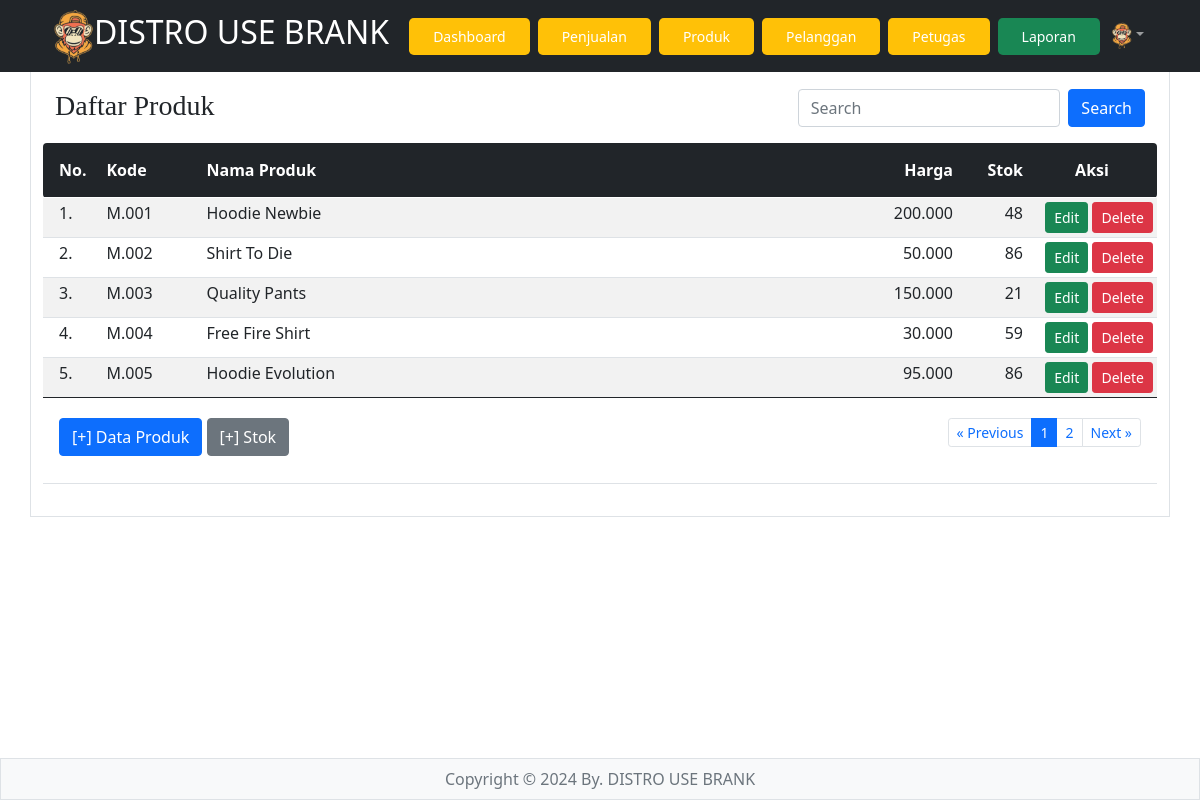
The app's page /produk (signed in) with its own data.
### tables this page shows
CREATE TABLE `produk` (
  `id_produk` int(11) NOT NULL,
  `kode_produk` varchar(15) DEFAULT NULL,
  `nama_produk` varchar(50) DEFAULT NULL,
  `harga` int(11) DEFAULT NULL,
  `stok` int(11) DEFAULT NULL
);

### produk/index.php (the view, shortened to what this page needs)
<?php
if(!isset($_SESSION['username'])&&!isset($_SESSION['password'])){
?>
<meta http-equiv="refresh" content="0;url=../login.php">
<?php
}else{
?>
<html>
<!DOCTYPE html>
<html lang="en">
<head>
    <link rel="stylesheet" href="../bootstrap/css/bootstrap.min.css" />
</head>
<body>
<?php include "../header.php" ?>
<main class="container border py-3">
<br><br><br>
<div class="container">
	<div class="row">
			<div class="col-sm-8"><h3 style="font-family: papyrus;">Daftar Produk</h3></div>
			<div class="col-sm-4">
					<form class="d-flex" method="GET" action="">
        	<input class="form-control me-2" type="text" placeholder="Search" name="np">
        	<button class="btn btn-primary" type="submit">Search</button>
      </form>
			</div>
	</div>
</div>
<table class="table table-hover table-striped table-sm">
	<thead class="bg-dark text-white">
		<tr>
			<th class="p-3 rounded-start" width="55px">No.</th>
			<th class="py-3" width="100px">Kode</th>
			<th class="py-3">Nama Produk</th>
			<th class="py-3 text-end" width="100px">Harga</th>
			<th class="py-3 text-end" width="70px">Stok</th>
			<th class="py-3 text-center rounded-end" width="130px">Aksi</th>
		</tr>
	</thead>
	<tbody>
		<?php
		include "../config.php";
		$batas = 5;
		$halaman = isset($_GET['halaman'])?(int)$_GET['halaman'] : 1;
		$halaman_awal = ($halaman>1) ? ($halaman * $batas) - $batas : 0;
		$previous = $halaman - 1;
		$next = $halaman + 1;
		if(isset($_GET['np'])){
			$np=$_GET['np'];
			$sqldata="select * from produk where nama_produk like '%$np%'";
		}else{
			$sqldata="select * from produk";
		}
		$resdata=mysqli_query($koneksi,$sqldata);
		$jumlah_data = mysqli_num_rows($resdata);
		$total_halaman = ceil($jumlah_data / $batas);
		if(isset($_GET['np'])){
			$np=$_GET['np'];
			$sql="select * from produk where nama_produk like '%$np%' limit $halaman_awal, $batas";
		}else{
			$sql="select * from produk limit $halaman_awal, $batas";
		}
		$result=mysqli_query($koneksi,$sql);
		$no= $halaman_awal+1;
		while($data=mysqli_fetch_array($result)){
			$hp=number_format($data['harga'],0,",",".");
			$kp=$data['kode_produk'];
			$stokawal=$data['stok'];
			$sqlst="select * from detail_penjualan where kode_produk='$kp'";
			$resst=mysqli_query($koneksi,$sqlst);
			$jmlst=0;
			while($dtst=mysqli_fetch_array($resst)){
				$jml=$dtst['jumlah'];
				$jmlst=$jmlst+$jml;
			}
			$sqltp="select * from tambah_stok where kode_produk='$kp'";
			$restp=mysqli_query($koneksi,$sqltp);
			$jmltp=0;
			while($dttp=mysqli_fetch_array($restp)){
				$jml=$dttp['jumlah'];
				$jmltp=$jmltp+$jml;
			}
			$stokakhir=$stokawal-$jmlst+$jmltp;
			$sp=number_format($stokakhir,0,",",".");
			if($stokakhir<=0){
				$st_akhir="<span class='text-danger'><b>Habis</b></span>";
			}else{
				$st_akhir=$sp;
			}
		?>
		<tr>
				<td class="px-3"><?= $no ?>.</td>
				<td><?= $data['kode_produk'] ?></td>
				<td><?= $data['nama_produk'] ?></td>
				<td align="right"><?= $hp ?></td>
				<td align="right"><?= $st_akhir ?></td>
				<td align="right">
					<a href="" class="btn btn-success btn-sm" data-bs-toggle="modal" data-bs-target="#modaledit<?= $data['id_produk'] ?>">Edit</a>
					<a class="btn btn-danger btn-sm" href="delete.php?id=<?= $data['id_produk'] ?>" onclick="return confirm('Apakah Anda Yakin data produk <?= $data['nama_produk'] ?> akan dihapus ?')" class="hapus">Delete</a>
				</td>
		</tr>
		<?php
		$no++;
		}
		?>
	</tbody>
	<tfoot>
		<tr>
			<td colspan="6" class="text-center">
				<div class="container">
					<div class="row">
						<div class="col-4 text-start py-3">
							<button type="button" class="btn btn-primary" data-bs-toggle="modal" data-bs-target="#myModal">[+] Data Produk</button>
							<button type="button" class="btn btn-secondary" data-bs-toggle="modal" data-bs-target="#tambahstok">[+] Stok</button>
						</div>
						<div class="col-8 text-end py-3">
							<ul class="pagination justify-content-end pagination-sm">
								<li class="page-item"><a class="page-link" <?php if($halaman > 1){ echo "href='?halaman=$previous'"; } ?>>&laquo; Previous</a></li>
								<?php
								for($x=1;$x<=$total_halaman;$x++){
									if($x==$halaman){
								?>
									<li class="page-item active"><a class="page-link" href="?halaman=<?php echo $x ?>"><?php echo $x; ?></a></li>
								<?php
									}else{
								?>
									<li class="page-item"><a class="page-link" href="?halaman=<?php echo $x ?>"><?php echo $x; ?></a></li>
								<?php
									}
								}
								?>
								<li class="page-item"><a class="page-link" <?php if($halaman < $total_halaman) { echo "href='?halaman=$next'"; } ?>>Next &raquo;</a></li>
							</ul>
						</div>
					</div>
				</div>
			</td>
		</tr>
	</tfoot>
</table>
</main>
<?php include "../footer.php" ?>
</body>
</html>
<?php } ?>

### records on screen
produk: kode_produk "M.001", nama_produk "Hoodie Newbie", harga "200.000", stok "48"
produk: kode_produk "M.002", nama_produk "Shirt To Die", harga "50.000", stok "86"
produk: kode_produk "M.003", nama_produk "Quality Pants", harga "150.000", stok "21"
produk: kode_produk "M.004", nama_produk "Free Fire Shirt", harga "30.000", stok "59"
produk: kode_produk "M.005", nama_produk "Hoodie Evolution", harga "95.000", stok "86"
